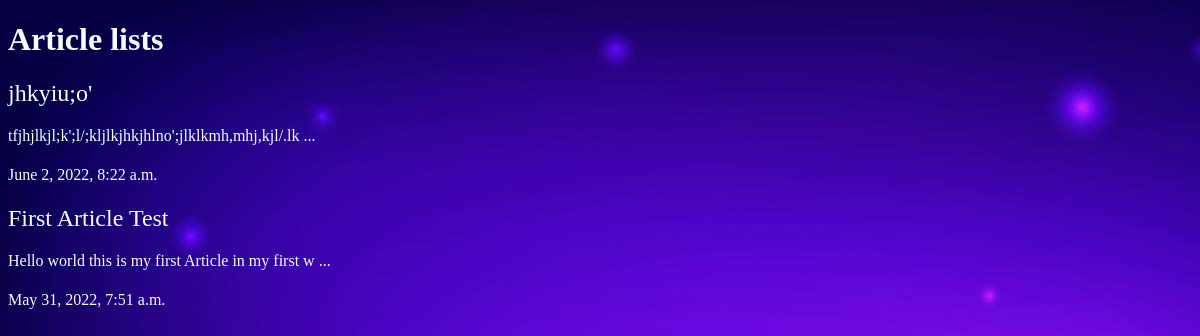
/articles/, run on an earlier commit of the app's database.
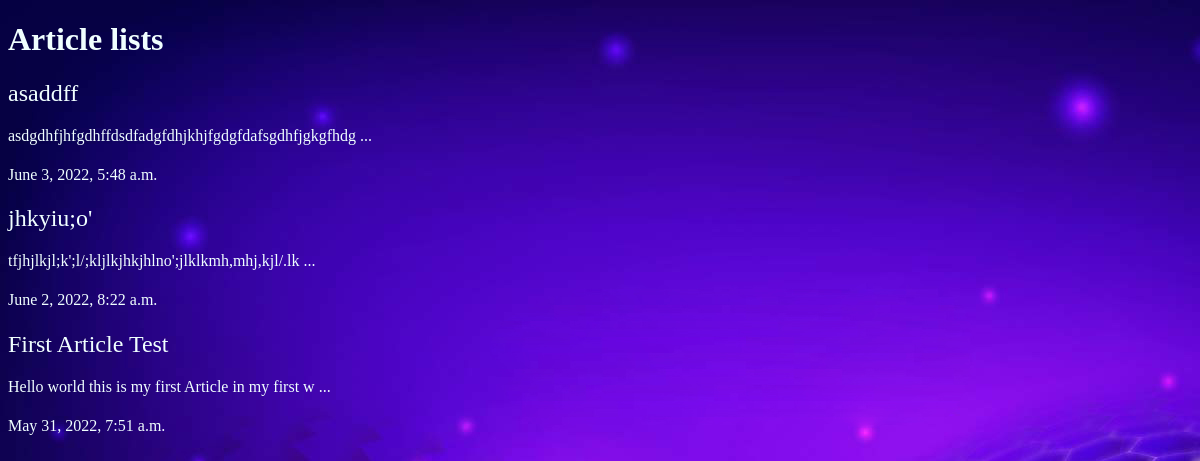
And on a later commit of the database.
### articles/models.py (models this page shows, shortened)
class Article(models.Model):
    title = models.CharField(max_length=100)
    slug = models.SlugField()
    body = models.TextField()
    date = models.DateTimeField(auto_now_add=True)
    image = models.ImageField(default='default.jpg', blank=True)
    def snippet(self):
        return self.body[0:50] + ' ...'

### articles/views.py (the view)
# urls.py: path('', views.articles_lists, name="list"),
def articles_lists(request):
    articles = models.Article.objects.all().order_by('-date')
    args = {
        'articles': articles
    }
    return render(request, 'articles/articleslist.html', args)

### articles/templates/articles/articleslist.html (shortened to what this page needs)
{% extends 'base.html' %}
{% block content %}
    <h1>
    <a href="{% url 'articles:list' %} ">Article lists</a>
    </h1>
<div class="container">
    {% for article in articles %}
        <h2>
            <a href="{% url 'articles:detail' slug=article.slug %}">{{ article.title }}</a>
        </h2>
        <p>{{ article.snippet }} </p>
        <h4>{{ article.date }}</h4>
    {% endfor %}
</div>
{% endblock %}

What changed in the data, as far as the page shows it:
added Article: title "asaddff", snippet "asdgdhfjhfgdhffdsdfadgfdhjkhjfgdgfdafsgdhfjgkgfhdg ...", date "June 3, 2022, 5:48 a.m."
